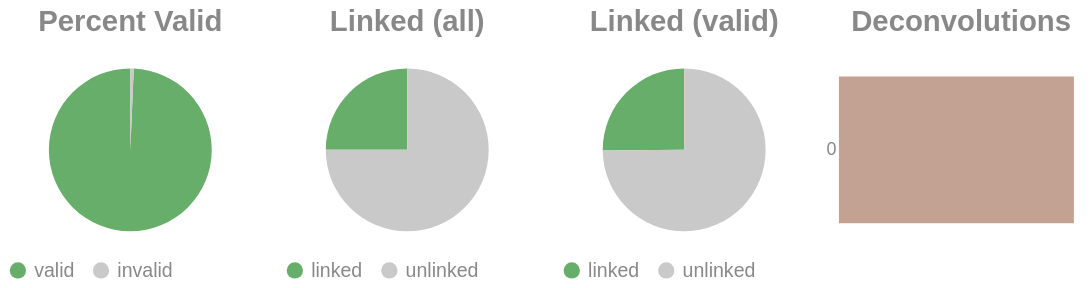

Notebook code for this chart:
### Code cell
if SKIPLR:
    pass
else:
    clash = Counter()
    for i in valids['molecule'].to_list():
        _mol = i.split("-")
        if len(_mol) == 1:
            clash.update('0')
        else:
            clash.update(_mol[-1])

    _d = {"deconvolutions": [], 'count': []}
    for k,v in clash.items():
        _d['deconvolutions'].append(k)
        _d['count'].append(v)

    tot_valid = valids['reads'].sum()
    mask = valids['reads'] >= 2
    n_linked_reads = valids.filter(mask)['reads'].sum()
    if n_linked_reads == 0:
        print_html("No linked molecules (>=2 reads) were detected; skipping linked-only distributions.")
        SKIPLR = True
    else:
        perc_valid = round(tot_valid / n_reads, 4)
        linked_perc_abs = round(n_linked_reads / n_reads, 4)
        linked_perc = round(n_linked_reads / tot_valid, 4)

    _valid = pl.DataFrame({"valids": ['valid', 'invalid'], "count": [tot_valid, n_reads - tot_valid]})
    _linked_abs = pl.DataFrame({"linked (absolute)": ['linked', 'unlinked'], "count": [n_linked_reads, n_reads - n_linked_reads]})
    _linked_rel = pl.DataFrame({"linked (valids)": ['linked', 'unlinked'], "count": [n_linked_reads, tot_valid - n_linked_reads]})

    (
        alt.hconcat(
            piechart(_valid, goodval = 'valid', title = "Percent Valid"),
            piechart(_linked_abs, goodval = "linked", title =  "Linked (all)"),
            piechart(_linked_rel, goodval = "linked", title =  "Linked (valid)"),
            convolutionbar(pl.DataFrame(_d), title = "Deconvolutions"),
            center = True,
            bounds = 'flush'
        )
        .resolve_scale(color='independent')
        .resolve_legend('independent')
        .properties(usermeta={'embedOptions': {"actions": False}})
    ).display()

### Figure 1 — Vega-Lite specification as saved in the notebook (floating-point values rounded to 4 significant figures)
{"width": "container", "height": 400, "config": {"title": {"anchor": "start", "dy": -15, "fontSize": 18, "color": "#888888", "subtitleColor": "#888888", "subtitleFontSize": 14}, "arc": {"fill": "#0072B2"}, "axis": {"domainColor": "#888888", "domainWidth": 0.5, "gridWidth": 0.2, "grid": false, "titleFontWeight": 400, "titleFontSize": 15, "labelFontSize": 11, "labelColor": "#888888", "tickColor": "#888888", "tickWidth": 0.2, "titleColor": "#888888"}, "axisBand": {"grid": false}, "axisX": {"grid": true, "tickSize": 10, "domainCap": "round"}, "axisY": {"domain": false, "grid": true, "tickSize": 0, "domainCap": "round"}, "background": "transparent", "header": {"labelFontSize": 15, "labelColor": "#888888", "titleFontSize": 15, "titleFontWeight": 600, "titleColor": "#888888"}, "legend": {"labelFont": "sans-serif", "labelFontSize": 12, "labelColor": "#888888", "symbolSize": 100, "symbolType": "circle", "titleFontSize": 12, "titlePadding": 10, "titleColor": "#888888", "title": null}, "range": {"category": ["#E69F00", "#56B4E9", "#009E73", "#F0E442", "#0072B2", "#D55E00", "#CC79A7", "#000000"], "diverging": ["#cfe8f3", "#a2d4ec", "#73bfe2", "#46abdb", "#1696d2", "#12719e"]}, "area": {"fill": "#0072B2", "fillOpacity": 0.7, "line": true, "strokeOpacity": 0.7}, "line": {"color": "#0072B2", "stroke": "#0072B2", "strokeWidth": 2}, "trail": {"color": "#0072B2", "stroke": "#0072B2", "strokeWidth": 0, "size": 1}, "point": {"filled": true, "fillOpacity": 1.0, "size": 95}, "text": {"color": "#888888", "fontSize": 11, "align": "right", "fontWeight": 400, "size": 11}, "bar": {"fill": "#0072B2", "stroke": null}, "view": {"stroke": null, "continuousWidth": 660, "continuousHeight": 400}}, "hconcat": [{"data": {"name": "data-ce1a2f5a716170f828f7622452f5b1fa"}, "mark": {"type": "arc"}, "encoding": {"color": {"field": "valids", "legend": {"orient": "bottom", "title": null}, "scale": {"domain": ["valid", "invalid"], "range": ["#68ae6b", "#C9C9C9"]}, "title": "Valids", "type": "nominal"}, "theta": {"field": "count", "type": "quantitative"}, "tooltip": [{"field": "valids", "title": "Valids", "type": "ordinal"}, {"field": "percent", "format": ".2%", "title": "Percent", "type": "quantitative"}, {"field": "count", "title": "Count", "type": "quantitative"}]}, "height": 100, "title": {"text": "Percent Valid", "align": "center", "anchor": "middle"}, "transform": [{"calculate": "datum.count / 4510489", "as": "percent"}], "width": 150}, {"data": {"name": "data-0d22a0168709e5d9baa7a83c59aff57c"}, "mark": {"type": "arc"}, "encoding": {"color": {"field": "linked (absolute)", "legend": {"orient": "bottom", "title": null}, "scale": {"domain": ["linked", "unlinked"], "range": ["#68ae6b", "#C9C9C9"]}, "title": "Linked (Absolute)", "type": "nominal"}, "theta": {"field": "count", "type": "quantitative"}, "tooltip": [{"field": "linked (absolute)", "title": "Linked (Absolute)", "type": "ordinal"}, {"field": "percent", "format": ".2%", "title": "Percent", "type": "quantitative"}, {"field": "count", "title": "Count", "type": "quantitative"}]}, "height": 100, "title": {"text": "Linked (all)", "align": "center", "anchor": "middle"}, "transform": [{"calculate": "datum.count / 4510489", "as": "percent"}], "width": 150}, {"data": {"name": "data-d093b04b8ca1a3c03a7e93be15c50887"}, "mark": {"type": "arc"}, "encoding": {"color": {"field": "linked (valids)", "legend": {"orient": "bottom", "title": null}, "scale": {"domain": ["linked", "unlinked"], "range": ["#68ae6b", "#C9C9C9"]}, "title": "Linked (Valids)", "type": "nominal"}, "theta": {"field": "count", "type": "quantitative"}, "tooltip": [{"field": "linked (valids)", "title": "Linked (Valids)", "type": "ordinal"}, {"field": "percent", "format": ".2%", "title": "Percent", "type": "quantitative"}, {"field": "count", "title": "Count", "type": "quantitative"}]}, "height": 100, "title": {"text": "Linked (valid)", "align": "center", "anchor": "middle"}, "transform": [{"calculate": "datum.count / 4480072", "as": "percent"}], "width": 150}, {"data": {"name": "data-98d4000c51b7e997483778835e9b5dea"}, "mark": {"type": "bar"}, "encoding": {"color": {"field": "deconvolutions", "legend": null, "scale": {"scheme": "lightgreyred"}, "type": "nominal"}, "tooltip": [{"field": "deconvolutions", "title": "Deconvolutions", "type": "ordinal"}, {"field": "percent", "format": ".2%", "title": "Percent", "type": "quantitative"}, {"field": "count", "title": "Count", "type": "quantitative"}], "x": {"axis": null, "field": "count", "type": "quantitative"}, "y": {"field": "deconvolutions", "sort": "ascending", "title": null, "type": "nominal"}}, "height": 100, "title": {"text": "Deconvolutions", "align": "center", "anchor": "middle"}, "transform": [{"calculate": "datum.count / 3846472", "as": "percent"}], "width": 150}], "bounds": "flush", "center": true, "resolve": {"legend": {"angle": "independent"}, "scale": {"color": "independent"}}, "usermeta": {"embedOptions": {"actions": false}}, "$schema": "https://vega.github.io/schema/vega-lite/v6.1.0.json", "datasets": {"data-ce1a2f5a716170f828f7622452f5b1fa": [{"valids": "valid", "count": 4480072}, {"valids": "invalid", "count": 30417}], "data-0d22a0168709e5d9baa7a83c59aff57c": [{"linked (absolute)": "linked", "count": 1126478}, {"linked (absolute)": "unlinked", "count": 3384011}], "data-d093b04b8ca1a3c03a7e93be15c50887": [{"linked (valids)": "linked", "count": 1126478}, {"linked (valids)": "unlinked", "count": 3353594}], "data-98d4000c51b7e997483778835e9b5dea": [{"deconvolutions": "0", "count": 3846472}]}}
